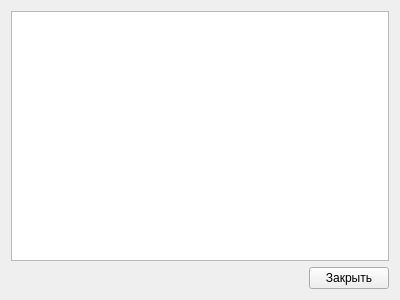
<?xml version="1.0" encoding="UTF-8"?>
<ui version="4.0">
 <class>showmap</class>
 <widget class="QWidget" name="showmap">
  <property name="geometry">
   <rect>
    <x>0</x>
    <y>0</y>
    <width>400</width>
    <height>300</height>
   </rect>
  </property>
  <property name="windowTitle">
   <string>Form</string>
  </property>
  <property name="windowIcon">
   <iconset>
    <normaloff>img/ico.png</normaloff>img/ico.png</iconset>
  </property>
  <layout class="QHBoxLayout" name="horizontalLayout_2">
   <item>
    <layout class="QVBoxLayout" name="verticalLayout">
     <item>
      <widget class="QTextEdit" name="textEdit"/>
     </item>
     <item>
      <layout class="QHBoxLayout" name="horizontalLayout">
       <item>
        <spacer name="horizontalSpacer">
         <property name="orientation">
          <enum>Qt::Horizontal</enum>
         </property>
         <property name="sizeHint" stdset="0">
          <size>
           <width>40</width>
           <height>20</height>
          </size>
         </property>
        </spacer>
       </item>
       <item>
        <widget class="QPushButton" name="pushButton">
         <property name="text">
          <string>Закрыть</string>
         </property>
        </widget>
       </item>
      </layout>
     </item>
    </layout>
   </item>
  </layout>
 </widget>
 <resources/>
 <connections/>
</ui>
